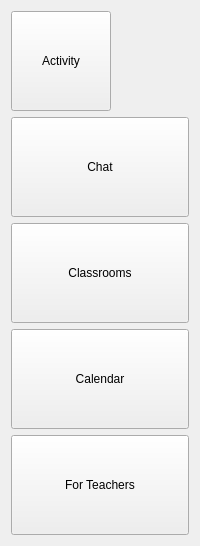
     <widget class="QFrame" name="frame">
      <property name="sizePolicy">
       <sizepolicy hsizetype="Preferred" vsizetype="Expanding">
        <horstretch>0</horstretch>
        <verstretch>0</verstretch>
       </sizepolicy>
      </property>
      <layout class="QVBoxLayout" name="verticalLayout_2">
       <item>
        <widget class="QToolButton" name="button_activity">
         <property name="sizePolicy">
          <sizepolicy hsizetype="Maximum" vsizetype="Maximum">
           <horstretch>0</horstretch>
           <verstretch>0</verstretch>
          </sizepolicy>
         </property>
         <property name="minimumSize">
          <size>
           <width>100</width>
           <height>100</height>
          </size>
         </property>
         <property name="text">
          <string>Activity</string>
         </property>
         <property name="icon">
          <iconset>
           <normaloff>assets/icons/notification.png</normaloff>assets/icons/notification.png</iconset>
         </property>
         <property name="iconSize">
          <size>
           <width>30</width>
           <height>30</height>
          </size>
         </property>
         <property name="toolButtonStyle">
          <enum>Qt::ToolButtonTextUnderIcon</enum>
         </property>
        </widget>
       </item>
       <item>
        <widget class="QToolButton" name="button_chat">
         <property name="sizePolicy">
          <sizepolicy hsizetype="Minimum" vsizetype="Maximum">
           <horstretch>0</horstretch>
           <verstretch>0</verstretch>
          </sizepolicy>
         </property>
         <property name="minimumSize">
          <size>
           <width>0</width>
           <height>100</height>
          </size>
         </property>
         <property name="focusPolicy">
          <enum>Qt::StrongFocus</enum>
         </property>
         <property name="text">
          <string>Chat</string>
         </property>
         <property name="icon">
          <iconset>
           <normaloff>assets/icons/chat.png</normaloff>assets/icons/chat.png</iconset>
         </property>
         <property name="iconSize">
          <size>
           <width>30</width>
           <height>30</height>
          </size>
         </property>
         <property name="toolButtonStyle">
          <enum>Qt::ToolButtonTextUnderIcon</enum>
         </property>
        </widget>
       </item>
       <item>
        <widget class="QToolButton" name="button_classrooms">
         <property name="sizePolicy">
          <sizepolicy hsizetype="Minimum" vsizetype="Maximum">
           <horstretch>0</horstretch>
           <verstretch>0</verstretch>
          </sizepolicy>
         </property>
         <property name="minimumSize">
          <size>
           <width>0</width>
           <height>100</height>
          </size>
         </property>
         <property name="text">
          <string>Classrooms</string>
         </property>
         <property name="icon">
          <iconset>
           <normaloff>assets/icons/people.png</normaloff>assets/icons/people.png</iconset>
         </property>
         <property name="iconSize">
          <size>
           <width>30</width>
           <height>30</height>
          </size>
         </property>
         <property name="toolButtonStyle">
          <enum>Qt::ToolButtonTextUnderIcon</enum>
         </property>
        </widget>
       </item>
       <item>
        <widget class="QToolButton" name="button_calendar">
         <property name="sizePolicy">
          <sizepolicy hsizetype="Minimum" vsizetype="Maximum">
           <horstretch>0</horstretch>
           <verstretch>0</verstretch>
          </sizepolicy>
         </property>
         <property name="minimumSize">
          <size>
           <width>0</width>
           <height>100</height>
          </size>
         </property>
         <property name="text">
          <string>Calendar</string>
         </property>
         <property name="icon">
          <iconset>
           <normaloff>assets/icons/calendar.png</normaloff>assets/icons/calendar.png</iconset>
         </property>
         <property name="iconSize">
          <size>
           <width>30</width>
           <height>30</height>
          </size>
         </property>
         <property name="toolButtonStyle">
          <enum>Qt::ToolButtonTextUnderIcon</enum>
         </property>
        </widget>
       </item>
       <item>
        <widget class="QToolButton" name="button_teachers">
         <property name="sizePolicy">
          <sizepolicy hsizetype="Minimum" vsizetype="Maximum">
           <horstretch>0</horstretch>
           <verstretch>0</verstretch>
          </sizepolicy>
         </property>
         <property name="minimumSize">
          <size>
           <width>0</width>
           <height>100</height>
          </size>
         </property>
         <property name="text">
          <string>For Teachers</string>
         </property>
         <property name="icon">
          <iconset>
           <normaloff>assets/icons/teacher.png</normaloff>assets/icons/teacher.png</iconset>
         </property>
         <property name="iconSize">
          <size>
           <width>30</width>
           <height>30</height>
          </size>
         </property>
         <property name="toolButtonStyle">
          <enum>Qt::ToolButtonTextUnderIcon</enum>
         </property>
        </widget>
       </item>
      </layout>
     </widget>
